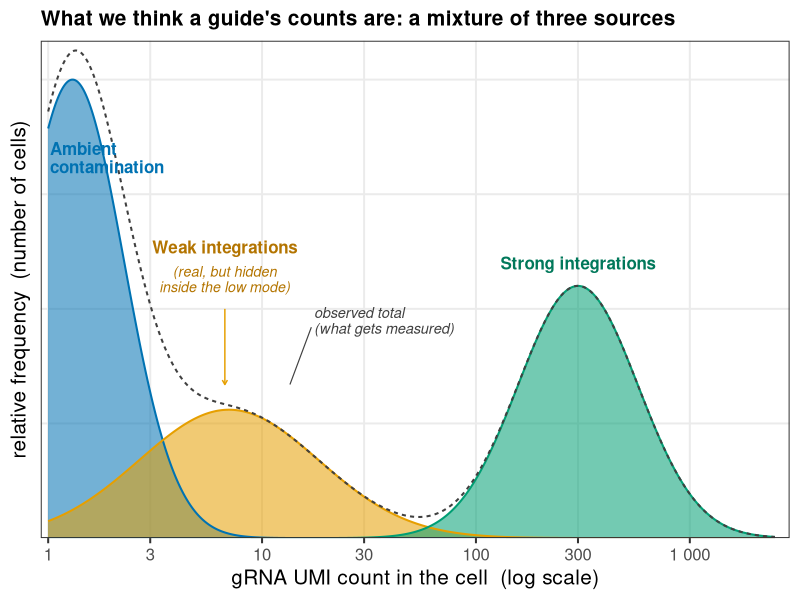

Recreate this plot in R.
## ============================================================================
## Collaborator writeup — CONCEPTUAL CARTOON (schematic, NOT real data).
##
## The central picture: a single guide's observed gRNA-count distribution is a
## MIXTURE OF THREE SOURCES, drawn here by hand on a log-count axis:
##   1. Ambient contamination  (blue)  — steep decay peaking at count ~1-2; the
##      tall bulk, soup landing in every cell.
##   2. Weak integrations      (gold)  — a broad, lower hump at low-to-moderate
##      counts (~2-25) that OVERLAPS the ambient tail; this is why the low mode
##      is "partly real" — real integrations hide INSIDE it.
##   3. Strong integrations    (green) — a clean hump at high counts (~100-1000),
##      well separated from the low mode by an empty gap.
##
## The reader should see: low mode = ambient + weak (overlapping), an empty gap,
## then the high mode = strong; plus a thin outline of the observed TOTAL (sum of
## the three) = what actually gets measured.
##
## Everything below is constructed BY HAND — no dataset is read. Run from
## grna-count-modeling/.  Packages: ggplot2 (+ scales).
## ============================================================================
suppressPackageStartupMessages({library(ggplot2); library(scales)})
OUT <- "results/collaborator_writeup"; dir.create(OUT, showWarnings = FALSE, recursive = TRUE)

## ---- Okabe-Ito palette (matches the rest of the writeup) --------------------
COL_AMB    <- "#0072B2"   # blue  — ambient contamination
COL_WEAK   <- "#E69F00"   # gold  — weak integrations
COL_STRONG <- "#009E73"   # green — strong integrations
COL_TOTAL  <- "grey25"    # observed total outline

## ---- x-grid on the LOG-count axis -------------------------------------------
## Work in log10(count); count runs ~1..2000 so both modes + the gap are visible.
lx <- seq(log10(1), log10(2500), length.out = 1600)   # log10 count
x  <- 10^lx

## ---- three component densities, defined by hand in log-count space ----------
## Gaussians-in-log give clean, tunable humps; heights are schematic (relative
## frequency), so overall normalization does not matter.
lognorm_bump <- function(lx, center_count, log_sd, height) {
  height * exp(-0.5 * ((lx - log10(center_count)) / log_sd)^2)
}

## 1. Ambient: tall, narrow, peaked at the very lowest counts (~1.3), with a
##    long-ish right tail into the low-moderate counts (the tail weak sits in).
amb <- lognorm_bump(lx, center_count = 1.3, log_sd = 0.24, height = 1.00)

## 2. Weak integrations: broad, much lower hump centred around count ~7, spanning
##    ~2-25 so it clearly OVERLAPS the ambient right tail (partly hidden inside it).
weak <- lognorm_bump(lx, center_count = 7, log_sd = 0.42, height = 0.28)

## 3. Strong integrations: a clean, moderate hump at high counts (~300), well to
##    the right of everything else, separated by an empty gap.
strong <- lognorm_bump(lx, center_count = 300, log_sd = 0.28, height = 0.55)

total <- amb + weak + strong

## long-form data frame for the filled component ribbons
comp_levels <- c("Ambient contamination", "Weak integrations", "Strong integrations")
df <- rbind(
  data.frame(lx = lx, x = x, y = amb,    comp = comp_levels[1]),
  data.frame(lx = lx, x = x, y = weak,   comp = comp_levels[2]),
  data.frame(lx = lx, x = x, y = strong, comp = comp_levels[3])
)
df$comp <- factor(df$comp, levels = comp_levels)
df_total <- data.frame(lx = lx, x = x, y = total)

## ---- locate the empty gap (between weak's right shoulder and strong's left) --
## purely for the bracket/label geometry; pick where total density is lowest
## between the two modes.
in_gap <- x > 25 & x < 150
gap_x  <- x[in_gap]
gap_lo <- min(gap_x); gap_hi <- max(gap_x)
gap_mid <- 10^mean(log10(c(gap_lo, gap_hi)))

pal <- c(
  "Ambient contamination" = COL_AMB,
  "Weak integrations"     = COL_WEAK,
  "Strong integrations"   = COL_STRONG
)

ytop <- max(total) * 1.06
## bracket geometry (drawn just under the axis top, above the curves)
low_l <- 1; low_r <- 27; hi_l <- 130; hi_r <- 2200
br_y  <- ytop * 0.985                 # bracket rail height
tick  <- ytop * 0.026                 # bracket end-tick drop
lab_y <- ytop * 0.905                 # bracket text height

brackets <- data.frame(
  x    = c(low_l, hi_l),
  xend = c(low_r, hi_r),
  y    = br_y
)
bracket_ticks <- data.frame(
  x    = c(low_l, low_r, hi_l, hi_r),
  yend = br_y - tick,
  y    = br_y
)
bracket_labs <- data.frame(
  x   = c(10^mean(log10(c(low_l, low_r))), 10^mean(log10(c(hi_l, hi_r)))),
  y   = lab_y,
  lab = c("low mode", "high mode")
)

p <- ggplot() +
  ## filled component densities (semi-transparent, stacked by draw order)
  geom_area(data = df, aes(x = x, y = y, fill = comp),
            position = "identity", alpha = 0.55, colour = NA) +
  ## crisp component outlines so overlapping humps stay legible
  geom_line(data = df, aes(x = x, y = y, colour = comp),
            linewidth = 0.7, show.legend = FALSE) +
  ## thin outline of the OBSERVED total (what actually gets measured)
  geom_line(data = df_total, aes(x = x, y = y),
            colour = COL_TOTAL, linewidth = 0.7, linetype = "22") +
  ## ---- direct, colour-matched labels on each component (no legend) ----------
  annotate("text", x = 1.02, y = 0.83, hjust = 0,
           label = "Ambient\ncontamination", colour = COL_AMB,
           fontface = "bold", size = 4.3, lineheight = 0.9) +
  annotate("text", x = 6.7, y = 0.635, hjust = 0.5,
           label = "Weak integrations", colour = "#B37400",
           fontface = "bold", size = 4.3) +
  annotate("text", x = 6.7, y = 0.565, hjust = 0.5,
           label = "(real, but hidden\ninside the low mode)", colour = "#B37400",
           fontface = "italic", size = 3.6, lineheight = 0.9) +
  annotate("segment", x = 6.7, xend = 6.7, y = 0.335, yend = 0.50,
           colour = COL_WEAK, linewidth = 0.5,
           arrow = arrow(length = unit(0.13, "cm"), ends = "first")) +
  annotate("text", x = 300, y = 0.60, hjust = 0.5,
           label = "Strong integrations", colour = "#00785A",
           fontface = "bold", size = 4.3) +
  ## label the observed-total envelope on its low-mode right shoulder, with a
  ## short leader to the dashed curve (kept clear of the bracket labels above)
  annotate("segment", x = 17, xend = 13.5, y = 0.46, yend = 0.335,
           colour = COL_TOTAL, linewidth = 0.4) +
  annotate("text", x = 17.5, y = 0.475,
           label = "observed total\n(what gets measured)", colour = COL_TOTAL,
           fontface = "italic", size = 3.7, hjust = 0, lineheight = 0.9) +
  scale_fill_manual(values = pal, guide = "none") +
  scale_colour_manual(values = pal, guide = "none") +
  scale_x_log10(breaks = c(1, 3, 10, 30, 100, 300, 1000),
                labels = label_number(accuracy = 1),
                expand = expansion(mult = c(0.01, 0.02))) +
  scale_y_continuous(expand = expansion(mult = c(0, 0.02))) +
  labs(
    title = "What we think a guide's counts are: a mixture of three sources",
    x = "gRNA UMI count in the cell  (log scale)",
    y = "relative frequency  (number of cells)"
  ) +
  theme_bw(base_size = 15) +
  theme(
    plot.title       = element_text(face = "bold", size = 15),
    legend.position  = "none",
    panel.grid.minor = element_blank(),
    axis.text.y      = element_blank(),
    axis.ticks.y     = element_blank()
  )

ggsave(file.path(OUT, "mixture_cartoon.png"), p, width = 9, height = 5, dpi = 130)
cat("wrote", file.path(OUT, "mixture_cartoon.png"), "\n")
